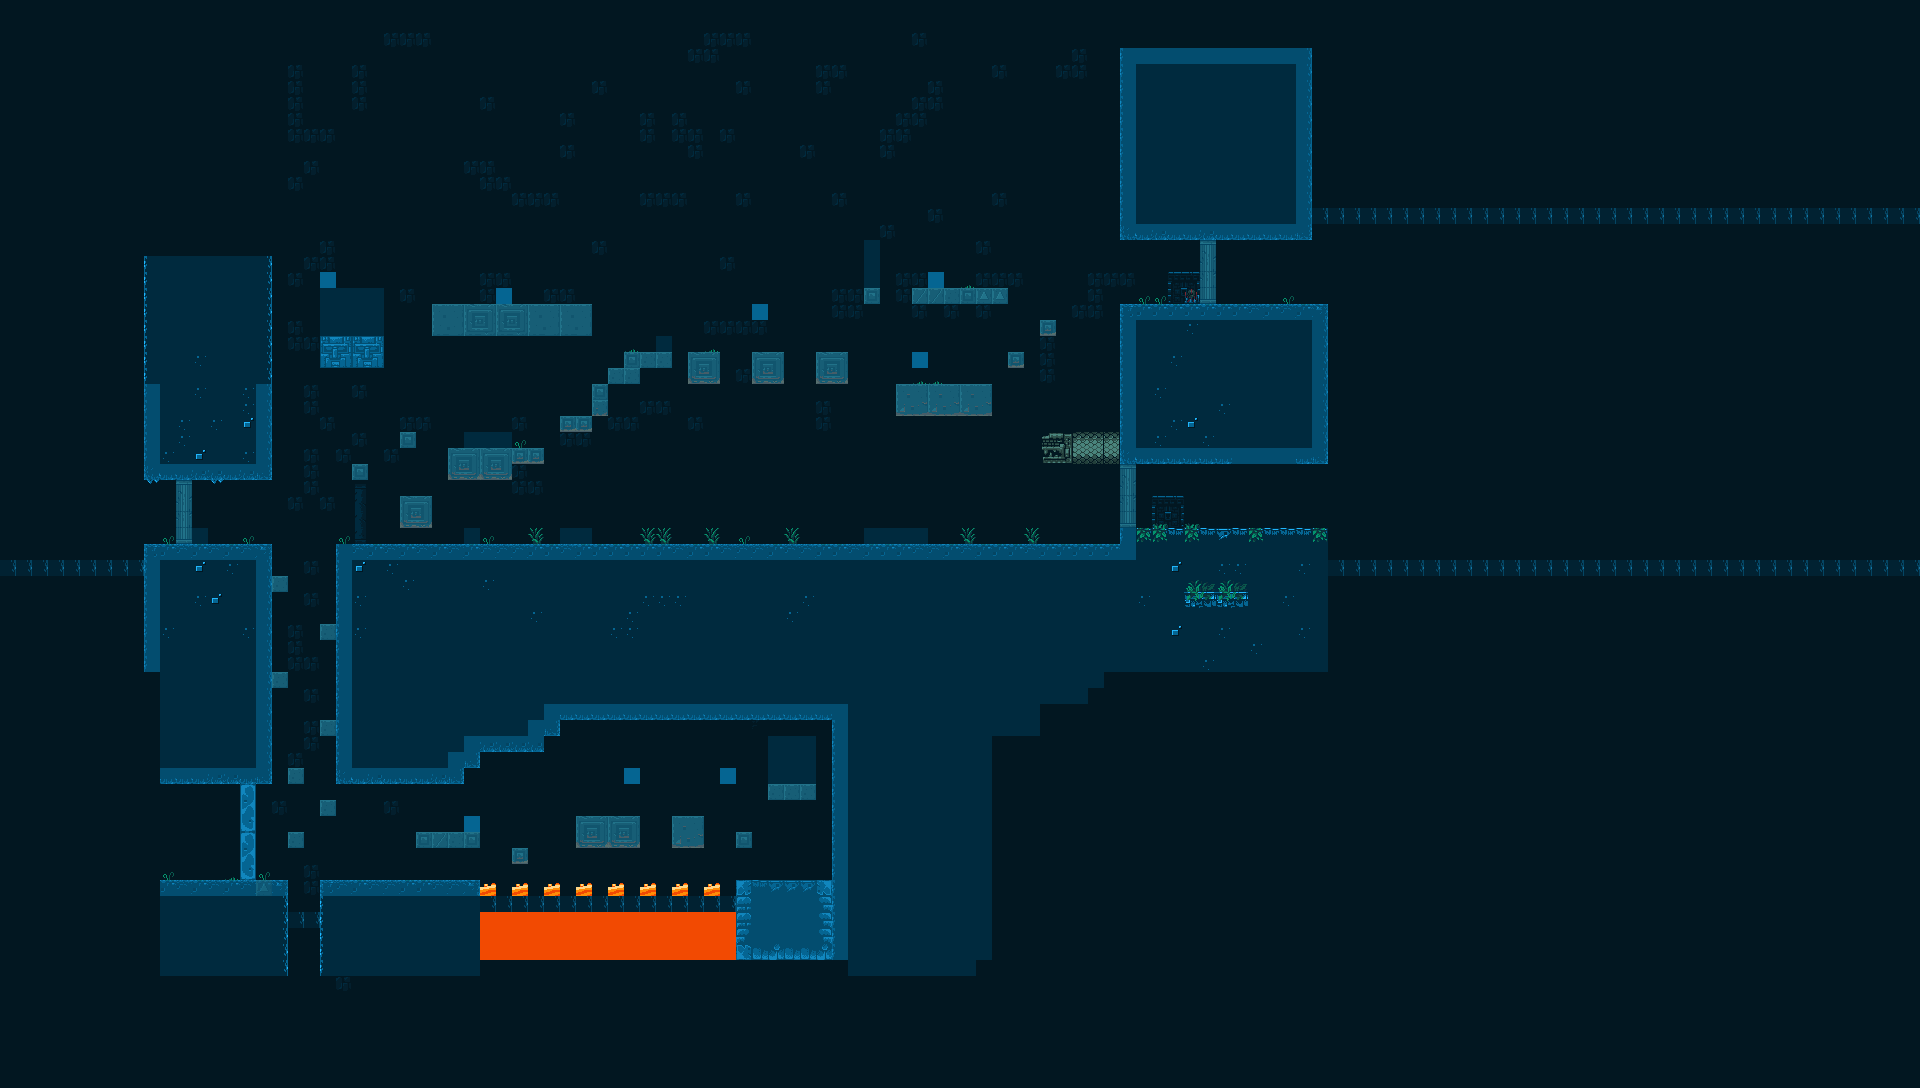

Rendered tile map (Tiled .tmx) drawn with the repository's tilesets; below, a short description and the map source with its tile grids summarised:
An orthogonal 120x68 tile map with 16x16 px tiles, 8 tile layers (background, parallax, ground2, ground, ...), 2 tilesets.

<map version="1.0" orientation="orthogonal" renderorder="left-up" width="120" height="68" tilewidth="16" tileheight="16" nextobjectid="1">
 <tileset firstgid="1" name="environment-tiles" tilewidth="16" tileheight="16" tilecount="672" columns="42">
  <image source="environment-tiles.png" width="672" height="256" />
  <tile id="42">
   <properties>
    <property name="collider" type="bool" value="true" />
   </properties>
  </tile>
  <tile id="126">
   <properties>
    <property name="SLIME" type="bool" value="true" />
   </properties>
  </tile>
  <tile id="166">
   <properties>
    <property name="endLvl" type="bool" value="true" />
   </properties>
  </tile>
  <tile id="433">
   <properties>
    <property name="spawn" type="bool" value="true" />
   </properties>
  </tile>
  <tile id="588">
   <properties>
    <property name="COIN" type="bool" value="true" />
   </properties>
  </tile>
  <tile id="630">
   <properties>
    <property name="BAT" type="bool" value="true" />
   </properties>
  </tile>
 </tileset>
 <tileset firstgid="673" name="environment-background" tilewidth="16" tileheight="16" tilecount="280" columns="28">
  <image source="environment-background.png" width="448" height="160" />
 </tileset>
 <layer name="background" width="120" height="68">
  <data>[8160 cells, 8160 non-empty, 1 distinct tile ids]</data>
 </layer>
 <layer name="parallax" width="120" height="68">
  <data>[8160 cells, 325 non-empty, 44 distinct tile ids]</data>
 </layer>
 <layer name="ground2" width="120" height="68">
  <data>[8160 cells, 56 non-empty, 17 distinct tile ids]</data>
 </layer>
 <layer name="ground" width="120" height="68">
  <data>[8160 cells, 1687 non-empty, 95 distinct tile ids]</data>
 </layer>
 <layer name="dead_zone" width="120" height="68">
  <data>[8160 cells, 0 non-empty, 0 distinct tile ids]</data>
 </layer>
 <layer name="logic" width="120" height="68" opacity="0.62">
  <properties>
   <property name="endLvl" type="bool" value="true" />
  </properties>
  <data>[8160 cells, 2 non-empty, 2 distinct tile ids]</data>
 </layer>
 <layer name="collisions" width="120" height="68" opacity="0.59">
  <properties>
   <property name="Navigation" type="int" value="1" />
  </properties>
  <data>[8160 cells, 548 non-empty, 3 distinct tile ids]</data>
 </layer>
 <layer name="enemies" width="120" height="68">
  <data>[8160 cells, 44 non-empty, 3 distinct tile ids]</data>
 </layer>
</map>
